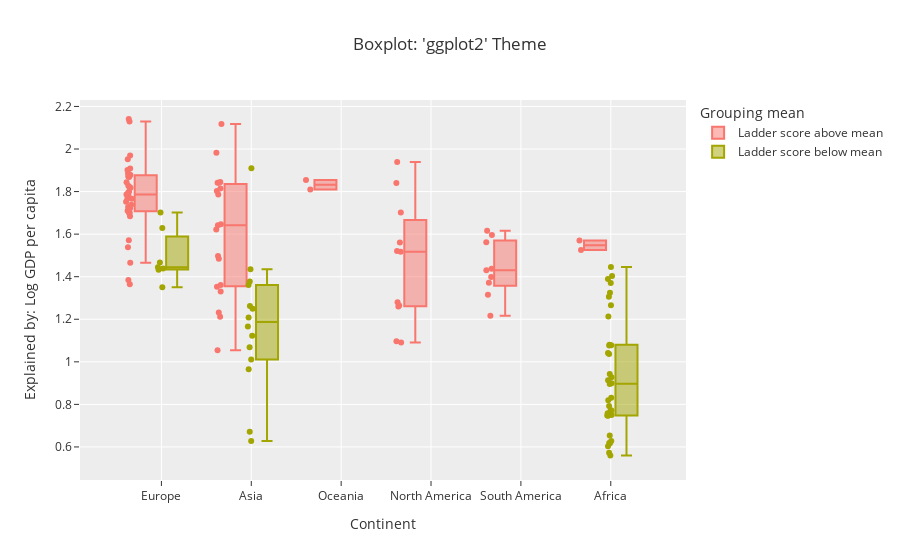
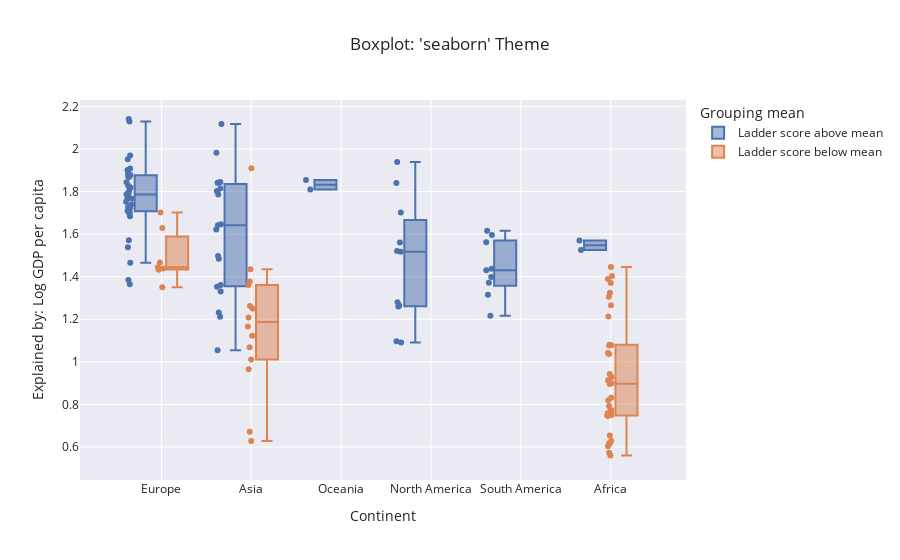
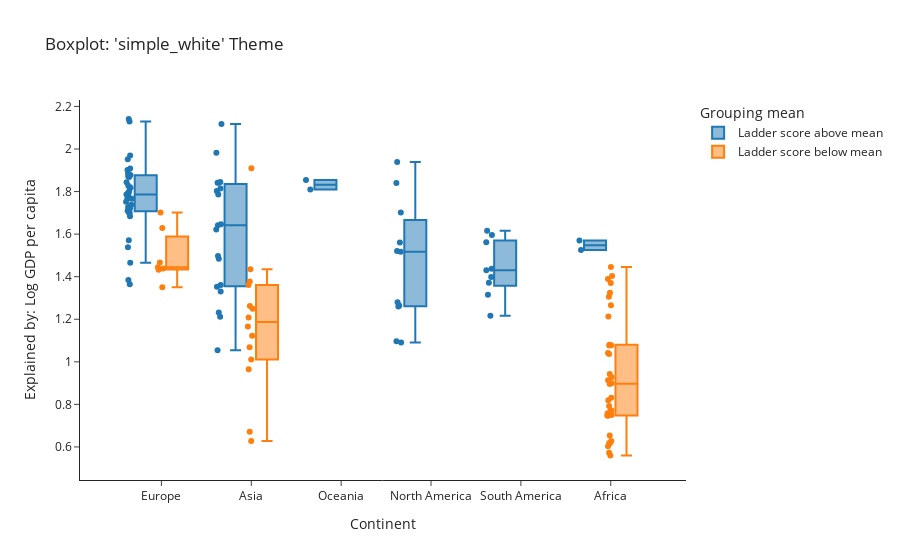
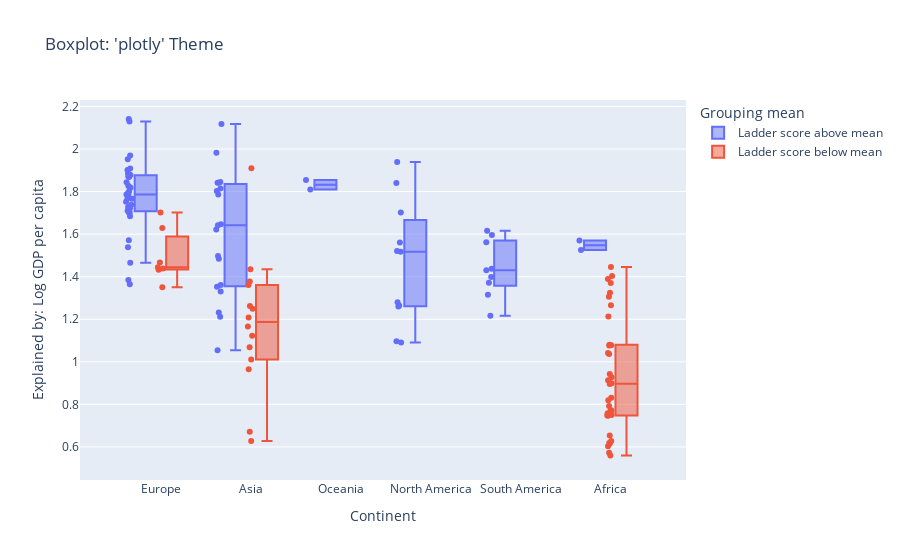

Notebook code cell kept with these figures, in order:
### Code cell
available_templates = ['ggplot2', 'seaborn', 'simple_white', 'plotly',
         'plotly_white', 'plotly_dark', 'presentation', 'xgridoff',
         'ygridoff', 'gridon', 'none']

for template in available_templates:
    boxplot = px.box(whr[whr['Explained by: Log GDP per capita']>0.0], 
                    x='Continent', 
                    y='Explained by: Log GDP per capita', 
                    color='Grouping mean',
                    points='all',
                    notched=False,
                    hover_data=['Country name', 'Ladder score'],
                    title=f"Boxplot: '{template}' Theme",
                    template=template)
    boxplot.update_traces(quartilemethod="linear")
    boxplot.show()

### Figure 1 — Plotly figure (JSON) as saved in the notebook; plotly's stock layout.template omitted (floating-point values rounded to 4 significant figures; data arrays with more than 128 entries replaced by an {"elided": "..."} marker saying what was removed)
{"data": [{"alignmentgroup": "True", "boxpoints": "all", "customdata": {"elided": "78x2 mixed values"}, "hovertemplate": "Grouping mean=Ladder score above mean<br>Continent=%{x}<br>Explained by: Log GDP per capita=%{y}<br>Country name=%{customdata[0]}<br>Ladder score=%{customdata[1]}<extra></extra>", "legendgroup": "Ladder score above mean", "marker": {"color": "#F8766D"}, "name": "Ladder score above mean", "notched": false, "offsetgroup": "Ladder score above mean", "orientation": "v", "quartilemethod": "linear", "showlegend": true, "type": "box", "x": ["Europe", "Europe", "Europe", "Europe", "Asia", "Europe", "Europe", "Europe", "Europe", "Oceania", "Oceania", "North America", "Asia", "Europe", "North America", "Europe", "Europe", "Europe", "Europe", "Europe", "Europe", "Asia", "North America", "Europe", "North America", "South America", "Europe", "Asia", "Europe", "Asia", "Asia", "Europe", "North America", "Europe", "Europe", "Europe", "Europe", "South America", "North America", "Europe", "Europe", "North America", "North America", "South America", "Europe", "Europe", "Asia", "South America", "Asia", "Europe", "Asia", "Asia", "Asia", "Asia", "Europe", "Europe", "South America", "Asia", "Asia", "Asia", "North America", "Europe", "Europe", "Europe", "Africa", "North America", "South America", "North America", "Africa", "Europe", "Asia", "South America", "South America", "Asia", "Europe", "Asia", "South America", "Asia"], "x0": " ", "xaxis": "x", "y": [1.844, 1.908, 1.881, 1.878, 1.803, 1.901, 1.952, 2.141, 1.97, 1.854, 1.81, 1.561, 1.845, 1.885, 1.84, 1.868, 2.129, 1.783, 1.766, 1.822, 1.786, 1.983, 1.939, 1.871, 1.521, 1.596, 1.818, 1.842, 1.364, 2.118, 1.842, 1.699, 1.265, 1.752, 1.738, 1.766, 1.538, 1.616, 1.702, 1.827, 1.8, 1.26, 1.097, 1.43, 1.706, 1.7, 1.212, 1.562, 1.622, 1.794, 1.786, 1.815, 1.232, 1.331, 1.728, 1.722, 1.398, 1.484, 1.646, 1.497, 1.091, 1.71, 1.684, 1.465, 1.526, 1.28, 1.371, 1.517, 1.57, 1.385, 1.642, 1.217, 1.315, 1.054, 1.571, 1.353, 1.437, 1.361], "y0": " ", "yaxis": "y"}, {"alignmentgroup": "True", "boxpoints": "all", "customdata": [["Bulgaria", 5.463], ["Armenia", 5.455], ["South Africa", 5.422], ["North Macedonia", 5.369], ["Algeria", 5.364], ["Hong Kong", 5.316], ["Albania", 5.304], ["Congo (Brazzaville)", 5.221], ["Mozambique", 5.216], ["Georgia", 5.185], ["Iraq", 5.166], ["Nepal", 5.158], ["Laos", 5.139], ["Gabon", 5.106], ["Ivory Coast", 5.08], ["Guinea", 5.023], ["Turkey", 4.975], ["Senegal", 4.969], ["Iran", 4.923], ["Azerbaijan", 4.893], ["Nigeria", 4.881], ["Cameroon", 4.874], ["Ukraine", 4.873], ["Namibia", 4.832], ["Morocco", 4.795], ["Pakistan", 4.657], ["Niger", 4.556], ["Burkina Faso", 4.548], ["Mauritania", 4.505], ["Gambia", 4.485], ["Chad", 4.471], ["Kenya", 4.47], ["Tunisia", 4.422], ["Benin", 4.377], ["Uganda", 4.372], ["Myanmar", 4.354], ["Cambodia", 4.341], ["Ghana", 4.289], ["Liberia", 4.269], ["Mali", 4.232], ["Madagascar", 4.228], ["Togo", 4.214], ["Jordan", 4.186], ["India", 4.054], ["Egypt", 3.977], ["Sri Lanka", 3.898], ["Bangladesh", 3.886], ["Ethiopia", 3.861], ["Tanzania", 3.781], ["Comoros", 3.566], ["Yemen", 3.561], ["Zambia", 3.502], ["Eswatini", 3.502], ["Malawi", 3.421], ["Botswana", 3.383], ["Zimbabwe", 3.341], ["Congo (Kinshasa)", 3.295], ["Sierra Leone", 3.245], ["Lesotho", 3.186], ["Lebanon", 2.707], ["Afghanistan", 1.721]], "hovertemplate": "Grouping mean=Ladder score below mean<br>Continent=%{x}<br>Explained by: Log GDP per capita=%{y}<br>Country name=%{customdata[0]}<br>Ladder score=%{customdata[1]}<extra></extra>", "legendgroup": "Ladder score below mean", "marker": {"color": "#A3A500"}, "name": "Ladder score below mean", "notched": false, "offsetgroup": "Ladder score below mean", "orientation": "v", "quartilemethod": "linear", "showlegend": true, "type": "box", "x": ["Europe", "Europe", "Africa", null, "Africa", "Asia", "Europe", null, "Africa", "Europe", "Asia", "Asia", "Asia", "Africa", "Africa", "Africa", "Europe", "Africa", "Asia", "Europe", "Africa", "Africa", "Europe", "Africa", "Africa", "Asia", "Africa", null, "Africa", "Africa", "Africa", "Africa", "Africa", "Africa", "Africa", null, "Asia", "Africa", "Africa", "Africa", "Africa", "Africa", "Asia", "Asia", "Africa", "Asia", "Asia", "Africa", "Africa", "Africa", "Asia", "Africa", null, "Africa", "Africa", "Africa", null, "Africa", "Africa", "Asia", "Asia"], "x0": " ", "xaxis": "x", "y": [1.629, 1.444, 1.389, 1.475, 1.324, 1.909, 1.438, 0.892, 0.56, 1.467, 1.249, 0.965, 1.208, 1.403, 1.08, 0.831, 1.702, 0.927, 1.435, 1.433, 1.042, 0.943, 1.35, 1.266, 1.213, 1.069, 0.573, 0.756, 1.078, 0.75, 0.603, 1.037, 1.306, 0.914, 0.772, 0.978, 1.011, 1.077, 0.619, 0.747, 0.628, 0.758, 1.262, 1.166, 1.37, 1.361, 1.122, 0.792, 0.82, 0.896, 0.671, 0.899, 1.255, 0.617, 1.445, 0.748, 0.534, 0.654, 0.771, 1.377, 0.628], "y0": " ", "yaxis": "y"}], "layout": {"boxmode": "group", "legend": {"title": {"text": "Grouping mean"}, "tracegroupgap": 0}, "title": {"text": "Boxplot: 'ggplot2' Theme"}, "xaxis": {"anchor": "y", "domain": [0, 1], "title": {"text": "Continent"}}, "yaxis": {"anchor": "x", "domain": [0, 1], "title": {"text": "Explained by: Log GDP per capita"}}}}

### Figure 2 — Plotly figure (JSON) as saved in the notebook; plotly's stock layout.template omitted (floating-point values rounded to 4 significant figures; data arrays with more than 128 entries replaced by an {"elided": "..."} marker saying what was removed)
{"data": [{"alignmentgroup": "True", "boxpoints": "all", "customdata": {"elided": "78x2 mixed values"}, "hovertemplate": "Grouping mean=Ladder score above mean<br>Continent=%{x}<br>Explained by: Log GDP per capita=%{y}<br>Country name=%{customdata[0]}<br>Ladder score=%{customdata[1]}<extra></extra>", "legendgroup": "Ladder score above mean", "marker": {"color": "rgb(76,114,176)"}, "name": "Ladder score above mean", "notched": false, "offsetgroup": "Ladder score above mean", "orientation": "v", "quartilemethod": "linear", "showlegend": true, "type": "box", "x": ["Europe", "Europe", "Europe", "Europe", "Asia", "Europe", "Europe", "Europe", "Europe", "Oceania", "Oceania", "North America", "Asia", "Europe", "North America", "Europe", "Europe", "Europe", "Europe", "Europe", "Europe", "Asia", "North America", "Europe", "North America", "South America", "Europe", "Asia", "Europe", "Asia", "Asia", "Europe", "North America", "Europe", "Europe", "Europe", "Europe", "South America", "North America", "Europe", "Europe", "North America", "North America", "South America", "Europe", "Europe", "Asia", "South America", "Asia", "Europe", "Asia", "Asia", "Asia", "Asia", "Europe", "Europe", "South America", "Asia", "Asia", "Asia", "North America", "Europe", "Europe", "Europe", "Africa", "North America", "South America", "North America", "Africa", "Europe", "Asia", "South America", "South America", "Asia", "Europe", "Asia", "South America", "Asia"], "x0": " ", "xaxis": "x", "y": [1.844, 1.908, 1.881, 1.878, 1.803, 1.901, 1.952, 2.141, 1.97, 1.854, 1.81, 1.561, 1.845, 1.885, 1.84, 1.868, 2.129, 1.783, 1.766, 1.822, 1.786, 1.983, 1.939, 1.871, 1.521, 1.596, 1.818, 1.842, 1.364, 2.118, 1.842, 1.699, 1.265, 1.752, 1.738, 1.766, 1.538, 1.616, 1.702, 1.827, 1.8, 1.26, 1.097, 1.43, 1.706, 1.7, 1.212, 1.562, 1.622, 1.794, 1.786, 1.815, 1.232, 1.331, 1.728, 1.722, 1.398, 1.484, 1.646, 1.497, 1.091, 1.71, 1.684, 1.465, 1.526, 1.28, 1.371, 1.517, 1.57, 1.385, 1.642, 1.217, 1.315, 1.054, 1.571, 1.353, 1.437, 1.361], "y0": " ", "yaxis": "y"}, {"alignmentgroup": "True", "boxpoints": "all", "customdata": [["Bulgaria", 5.463], ["Armenia", 5.455], ["South Africa", 5.422], ["North Macedonia", 5.369], ["Algeria", 5.364], ["Hong Kong", 5.316], ["Albania", 5.304], ["Congo (Brazzaville)", 5.221], ["Mozambique", 5.216], ["Georgia", 5.185], ["Iraq", 5.166], ["Nepal", 5.158], ["Laos", 5.139], ["Gabon", 5.106], ["Ivory Coast", 5.08], ["Guinea", 5.023], ["Turkey", 4.975], ["Senegal", 4.969], ["Iran", 4.923], ["Azerbaijan", 4.893], ["Nigeria", 4.881], ["Cameroon", 4.874], ["Ukraine", 4.873], ["Namibia", 4.832], ["Morocco", 4.795], ["Pakistan", 4.657], ["Niger", 4.556], ["Burkina Faso", 4.548], ["Mauritania", 4.505], ["Gambia", 4.485], ["Chad", 4.471], ["Kenya", 4.47], ["Tunisia", 4.422], ["Benin", 4.377], ["Uganda", 4.372], ["Myanmar", 4.354], ["Cambodia", 4.341], ["Ghana", 4.289], ["Liberia", 4.269], ["Mali", 4.232], ["Madagascar", 4.228], ["Togo", 4.214], ["Jordan", 4.186], ["India", 4.054], ["Egypt", 3.977], ["Sri Lanka", 3.898], ["Bangladesh", 3.886], ["Ethiopia", 3.861], ["Tanzania", 3.781], ["Comoros", 3.566], ["Yemen", 3.561], ["Zambia", 3.502], ["Eswatini", 3.502], ["Malawi", 3.421], ["Botswana", 3.383], ["Zimbabwe", 3.341], ["Congo (Kinshasa)", 3.295], ["Sierra Leone", 3.245], ["Lesotho", 3.186], ["Lebanon", 2.707], ["Afghanistan", 1.721]], "hovertemplate": "Grouping mean=Ladder score below mean<br>Continent=%{x}<br>Explained by: Log GDP per capita=%{y}<br>Country name=%{customdata[0]}<br>Ladder score=%{customdata[1]}<extra></extra>", "legendgroup": "Ladder score below mean", "marker": {"color": "rgb(221,132,82)"}, "name": "Ladder score below mean", "notched": false, "offsetgroup": "Ladder score below mean", "orientation": "v", "quartilemethod": "linear", "showlegend": true, "type": "box", "x": ["Europe", "Europe", "Africa", null, "Africa", "Asia", "Europe", null, "Africa", "Europe", "Asia", "Asia", "Asia", "Africa", "Africa", "Africa", "Europe", "Africa", "Asia", "Europe", "Africa", "Africa", "Europe", "Africa", "Africa", "Asia", "Africa", null, "Africa", "Africa", "Africa", "Africa", "Africa", "Africa", "Africa", null, "Asia", "Africa", "Africa", "Africa", "Africa", "Africa", "Asia", "Asia", "Africa", "Asia", "Asia", "Africa", "Africa", "Africa", "Asia", "Africa", null, "Africa", "Africa", "Africa", null, "Africa", "Africa", "Asia", "Asia"], "x0": " ", "xaxis": "x", "y": [1.629, 1.444, 1.389, 1.475, 1.324, 1.909, 1.438, 0.892, 0.56, 1.467, 1.249, 0.965, 1.208, 1.403, 1.08, 0.831, 1.702, 0.927, 1.435, 1.433, 1.042, 0.943, 1.35, 1.266, 1.213, 1.069, 0.573, 0.756, 1.078, 0.75, 0.603, 1.037, 1.306, 0.914, 0.772, 0.978, 1.011, 1.077, 0.619, 0.747, 0.628, 0.758, 1.262, 1.166, 1.37, 1.361, 1.122, 0.792, 0.82, 0.896, 0.671, 0.899, 1.255, 0.617, 1.445, 0.748, 0.534, 0.654, 0.771, 1.377, 0.628], "y0": " ", "yaxis": "y"}], "layout": {"boxmode": "group", "legend": {"title": {"text": "Grouping mean"}, "tracegroupgap": 0}, "title": {"text": "Boxplot: 'seaborn' Theme"}, "xaxis": {"anchor": "y", "domain": [0, 1], "title": {"text": "Continent"}}, "yaxis": {"anchor": "x", "domain": [0, 1], "title": {"text": "Explained by: Log GDP per capita"}}}}

### Figure 3 — Plotly figure (JSON) as saved in the notebook; plotly's stock layout.template omitted (floating-point values rounded to 4 significant figures; data arrays with more than 128 entries replaced by an {"elided": "..."} marker saying what was removed)
{"data": [{"alignmentgroup": "True", "boxpoints": "all", "customdata": {"elided": "78x2 mixed values"}, "hovertemplate": "Grouping mean=Ladder score above mean<br>Continent=%{x}<br>Explained by: Log GDP per capita=%{y}<br>Country name=%{customdata[0]}<br>Ladder score=%{customdata[1]}<extra></extra>", "legendgroup": "Ladder score above mean", "marker": {"color": "#1F77B4"}, "name": "Ladder score above mean", "notched": false, "offsetgroup": "Ladder score above mean", "orientation": "v", "quartilemethod": "linear", "showlegend": true, "type": "box", "x": ["Europe", "Europe", "Europe", "Europe", "Asia", "Europe", "Europe", "Europe", "Europe", "Oceania", "Oceania", "North America", "Asia", "Europe", "North America", "Europe", "Europe", "Europe", "Europe", "Europe", "Europe", "Asia", "North America", "Europe", "North America", "South America", "Europe", "Asia", "Europe", "Asia", "Asia", "Europe", "North America", "Europe", "Europe", "Europe", "Europe", "South America", "North America", "Europe", "Europe", "North America", "North America", "South America", "Europe", "Europe", "Asia", "South America", "Asia", "Europe", "Asia", "Asia", "Asia", "Asia", "Europe", "Europe", "South America", "Asia", "Asia", "Asia", "North America", "Europe", "Europe", "Europe", "Africa", "North America", "South America", "North America", "Africa", "Europe", "Asia", "South America", "South America", "Asia", "Europe", "Asia", "South America", "Asia"], "x0": " ", "xaxis": "x", "y": [1.844, 1.908, 1.881, 1.878, 1.803, 1.901, 1.952, 2.141, 1.97, 1.854, 1.81, 1.561, 1.845, 1.885, 1.84, 1.868, 2.129, 1.783, 1.766, 1.822, 1.786, 1.983, 1.939, 1.871, 1.521, 1.596, 1.818, 1.842, 1.364, 2.118, 1.842, 1.699, 1.265, 1.752, 1.738, 1.766, 1.538, 1.616, 1.702, 1.827, 1.8, 1.26, 1.097, 1.43, 1.706, 1.7, 1.212, 1.562, 1.622, 1.794, 1.786, 1.815, 1.232, 1.331, 1.728, 1.722, 1.398, 1.484, 1.646, 1.497, 1.091, 1.71, 1.684, 1.465, 1.526, 1.28, 1.371, 1.517, 1.57, 1.385, 1.642, 1.217, 1.315, 1.054, 1.571, 1.353, 1.437, 1.361], "y0": " ", "yaxis": "y"}, {"alignmentgroup": "True", "boxpoints": "all", "customdata": [["Bulgaria", 5.463], ["Armenia", 5.455], ["South Africa", 5.422], ["North Macedonia", 5.369], ["Algeria", 5.364], ["Hong Kong", 5.316], ["Albania", 5.304], ["Congo (Brazzaville)", 5.221], ["Mozambique", 5.216], ["Georgia", 5.185], ["Iraq", 5.166], ["Nepal", 5.158], ["Laos", 5.139], ["Gabon", 5.106], ["Ivory Coast", 5.08], ["Guinea", 5.023], ["Turkey", 4.975], ["Senegal", 4.969], ["Iran", 4.923], ["Azerbaijan", 4.893], ["Nigeria", 4.881], ["Cameroon", 4.874], ["Ukraine", 4.873], ["Namibia", 4.832], ["Morocco", 4.795], ["Pakistan", 4.657], ["Niger", 4.556], ["Burkina Faso", 4.548], ["Mauritania", 4.505], ["Gambia", 4.485], ["Chad", 4.471], ["Kenya", 4.47], ["Tunisia", 4.422], ["Benin", 4.377], ["Uganda", 4.372], ["Myanmar", 4.354], ["Cambodia", 4.341], ["Ghana", 4.289], ["Liberia", 4.269], ["Mali", 4.232], ["Madagascar", 4.228], ["Togo", 4.214], ["Jordan", 4.186], ["India", 4.054], ["Egypt", 3.977], ["Sri Lanka", 3.898], ["Bangladesh", 3.886], ["Ethiopia", 3.861], ["Tanzania", 3.781], ["Comoros", 3.566], ["Yemen", 3.561], ["Zambia", 3.502], ["Eswatini", 3.502], ["Malawi", 3.421], ["Botswana", 3.383], ["Zimbabwe", 3.341], ["Congo (Kinshasa)", 3.295], ["Sierra Leone", 3.245], ["Lesotho", 3.186], ["Lebanon", 2.707], ["Afghanistan", 1.721]], "hovertemplate": "Grouping mean=Ladder score below mean<br>Continent=%{x}<br>Explained by: Log GDP per capita=%{y}<br>Country name=%{customdata[0]}<br>Ladder score=%{customdata[1]}<extra></extra>", "legendgroup": "Ladder score below mean", "marker": {"color": "#FF7F0E"}, "name": "Ladder score below mean", "notched": false, "offsetgroup": "Ladder score below mean", "orientation": "v", "quartilemethod": "linear", "showlegend": true, "type": "box", "x": ["Europe", "Europe", "Africa", null, "Africa", "Asia", "Europe", null, "Africa", "Europe", "Asia", "Asia", "Asia", "Africa", "Africa", "Africa", "Europe", "Africa", "Asia", "Europe", "Africa", "Africa", "Europe", "Africa", "Africa", "Asia", "Africa", null, "Africa", "Africa", "Africa", "Africa", "Africa", "Africa", "Africa", null, "Asia", "Africa", "Africa", "Africa", "Africa", "Africa", "Asia", "Asia", "Africa", "Asia", "Asia", "Africa", "Africa", "Africa", "Asia", "Africa", null, "Africa", "Africa", "Africa", null, "Africa", "Africa", "Asia", "Asia"], "x0": " ", "xaxis": "x", "y": [1.629, 1.444, 1.389, 1.475, 1.324, 1.909, 1.438, 0.892, 0.56, 1.467, 1.249, 0.965, 1.208, 1.403, 1.08, 0.831, 1.702, 0.927, 1.435, 1.433, 1.042, 0.943, 1.35, 1.266, 1.213, 1.069, 0.573, 0.756, 1.078, 0.75, 0.603, 1.037, 1.306, 0.914, 0.772, 0.978, 1.011, 1.077, 0.619, 0.747, 0.628, 0.758, 1.262, 1.166, 1.37, 1.361, 1.122, 0.792, 0.82, 0.896, 0.671, 0.899, 1.255, 0.617, 1.445, 0.748, 0.534, 0.654, 0.771, 1.377, 0.628], "y0": " ", "yaxis": "y"}], "layout": {"boxmode": "group", "legend": {"title": {"text": "Grouping mean"}, "tracegroupgap": 0}, "title": {"text": "Boxplot: 'simple_white' Theme"}, "xaxis": {"anchor": "y", "domain": [0, 1], "title": {"text": "Continent"}}, "yaxis": {"anchor": "x", "domain": [0, 1], "title": {"text": "Explained by: Log GDP per capita"}}}}

### Figure 4 — Plotly figure (JSON) as saved in the notebook; plotly's stock layout.template omitted (floating-point values rounded to 4 significant figures; data arrays with more than 128 entries replaced by an {"elided": "..."} marker saying what was removed)
{"data": [{"alignmentgroup": "True", "boxpoints": "all", "customdata": {"elided": "78x2 mixed values"}, "hovertemplate": "Grouping mean=Ladder score above mean<br>Continent=%{x}<br>Explained by: Log GDP per capita=%{y}<br>Country name=%{customdata[0]}<br>Ladder score=%{customdata[1]}<extra></extra>", "legendgroup": "Ladder score above mean", "marker": {"color": "#636efa"}, "name": "Ladder score above mean", "notched": false, "offsetgroup": "Ladder score above mean", "orientation": "v", "quartilemethod": "linear", "showlegend": true, "type": "box", "x": ["Europe", "Europe", "Europe", "Europe", "Asia", "Europe", "Europe", "Europe", "Europe", "Oceania", "Oceania", "North America", "Asia", "Europe", "North America", "Europe", "Europe", "Europe", "Europe", "Europe", "Europe", "Asia", "North America", "Europe", "North America", "South America", "Europe", "Asia", "Europe", "Asia", "Asia", "Europe", "North America", "Europe", "Europe", "Europe", "Europe", "South America", "North America", "Europe", "Europe", "North America", "North America", "South America", "Europe", "Europe", "Asia", "South America", "Asia", "Europe", "Asia", "Asia", "Asia", "Asia", "Europe", "Europe", "South America", "Asia", "Asia", "Asia", "North America", "Europe", "Europe", "Europe", "Africa", "North America", "South America", "North America", "Africa", "Europe", "Asia", "South America", "South America", "Asia", "Europe", "Asia", "South America", "Asia"], "x0": " ", "xaxis": "x", "y": [1.844, 1.908, 1.881, 1.878, 1.803, 1.901, 1.952, 2.141, 1.97, 1.854, 1.81, 1.561, 1.845, 1.885, 1.84, 1.868, 2.129, 1.783, 1.766, 1.822, 1.786, 1.983, 1.939, 1.871, 1.521, 1.596, 1.818, 1.842, 1.364, 2.118, 1.842, 1.699, 1.265, 1.752, 1.738, 1.766, 1.538, 1.616, 1.702, 1.827, 1.8, 1.26, 1.097, 1.43, 1.706, 1.7, 1.212, 1.562, 1.622, 1.794, 1.786, 1.815, 1.232, 1.331, 1.728, 1.722, 1.398, 1.484, 1.646, 1.497, 1.091, 1.71, 1.684, 1.465, 1.526, 1.28, 1.371, 1.517, 1.57, 1.385, 1.642, 1.217, 1.315, 1.054, 1.571, 1.353, 1.437, 1.361], "y0": " ", "yaxis": "y"}, {"alignmentgroup": "True", "boxpoints": "all", "customdata": [["Bulgaria", 5.463], ["Armenia", 5.455], ["South Africa", 5.422], ["North Macedonia", 5.369], ["Algeria", 5.364], ["Hong Kong", 5.316], ["Albania", 5.304], ["Congo (Brazzaville)", 5.221], ["Mozambique", 5.216], ["Georgia", 5.185], ["Iraq", 5.166], ["Nepal", 5.158], ["Laos", 5.139], ["Gabon", 5.106], ["Ivory Coast", 5.08], ["Guinea", 5.023], ["Turkey", 4.975], ["Senegal", 4.969], ["Iran", 4.923], ["Azerbaijan", 4.893], ["Nigeria", 4.881], ["Cameroon", 4.874], ["Ukraine", 4.873], ["Namibia", 4.832], ["Morocco", 4.795], ["Pakistan", 4.657], ["Niger", 4.556], ["Burkina Faso", 4.548], ["Mauritania", 4.505], ["Gambia", 4.485], ["Chad", 4.471], ["Kenya", 4.47], ["Tunisia", 4.422], ["Benin", 4.377], ["Uganda", 4.372], ["Myanmar", 4.354], ["Cambodia", 4.341], ["Ghana", 4.289], ["Liberia", 4.269], ["Mali", 4.232], ["Madagascar", 4.228], ["Togo", 4.214], ["Jordan", 4.186], ["India", 4.054], ["Egypt", 3.977], ["Sri Lanka", 3.898], ["Bangladesh", 3.886], ["Ethiopia", 3.861], ["Tanzania", 3.781], ["Comoros", 3.566], ["Yemen", 3.561], ["Zambia", 3.502], ["Eswatini", 3.502], ["Malawi", 3.421], ["Botswana", 3.383], ["Zimbabwe", 3.341], ["Congo (Kinshasa)", 3.295], ["Sierra Leone", 3.245], ["Lesotho", 3.186], ["Lebanon", 2.707], ["Afghanistan", 1.721]], "hovertemplate": "Grouping mean=Ladder score below mean<br>Continent=%{x}<br>Explained by: Log GDP per capita=%{y}<br>Country name=%{customdata[0]}<br>Ladder score=%{customdata[1]}<extra></extra>", "legendgroup": "Ladder score below mean", "marker": {"color": "#EF553B"}, "name": "Ladder score below mean", "notched": false, "offsetgroup": "Ladder score below mean", "orientation": "v", "quartilemethod": "linear", "showlegend": true, "type": "box", "x": ["Europe", "Europe", "Africa", null, "Africa", "Asia", "Europe", null, "Africa", "Europe", "Asia", "Asia", "Asia", "Africa", "Africa", "Africa", "Europe", "Africa", "Asia", "Europe", "Africa", "Africa", "Europe", "Africa", "Africa", "Asia", "Africa", null, "Africa", "Africa", "Africa", "Africa", "Africa", "Africa", "Africa", null, "Asia", "Africa", "Africa", "Africa", "Africa", "Africa", "Asia", "Asia", "Africa", "Asia", "Asia", "Africa", "Africa", "Africa", "Asia", "Africa", null, "Africa", "Africa", "Africa", null, "Africa", "Africa", "Asia", "Asia"], "x0": " ", "xaxis": "x", "y": [1.629, 1.444, 1.389, 1.475, 1.324, 1.909, 1.438, 0.892, 0.56, 1.467, 1.249, 0.965, 1.208, 1.403, 1.08, 0.831, 1.702, 0.927, 1.435, 1.433, 1.042, 0.943, 1.35, 1.266, 1.213, 1.069, 0.573, 0.756, 1.078, 0.75, 0.603, 1.037, 1.306, 0.914, 0.772, 0.978, 1.011, 1.077, 0.619, 0.747, 0.628, 0.758, 1.262, 1.166, 1.37, 1.361, 1.122, 0.792, 0.82, 0.896, 0.671, 0.899, 1.255, 0.617, 1.445, 0.748, 0.534, 0.654, 0.771, 1.377, 0.628], "y0": " ", "yaxis": "y"}], "layout": {"boxmode": "group", "legend": {"title": {"text": "Grouping mean"}, "tracegroupgap": 0}, "title": {"text": "Boxplot: 'plotly' Theme"}, "xaxis": {"anchor": "y", "domain": [0, 1], "title": {"text": "Continent"}}, "yaxis": {"anchor": "x", "domain": [0, 1], "title": {"text": "Explained by: Log GDP per capita"}}}}
